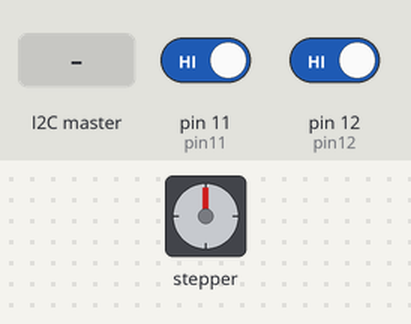
A sketch run on a simulated Arduino Uno, built with avr-gcc and run on an emulated ATmega328P. Shown: stepper motor. The test bench sets the inputs (shaded band); at power-on: pin 11 (pin11) HIGH, pin 12 (pin12) HIGH. Stepper angles assume 200 steps per turn.

Above: at 1.2 s.
1.3 s: pin 11 (pin11) driven LOW
At 3.25 s:
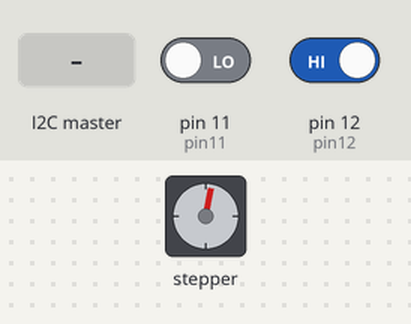
4.3 s: the I2C master sends the byte 2
At 4.82 s:
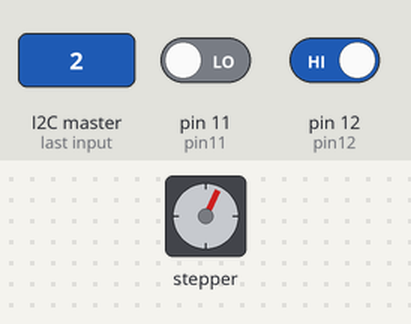
7.3 s: the I2C master sends the byte 0
10.3 s: the I2C master sends the byte 90
13.3 s: pin 12 (pin12) driven LOW
At 13.3 s:
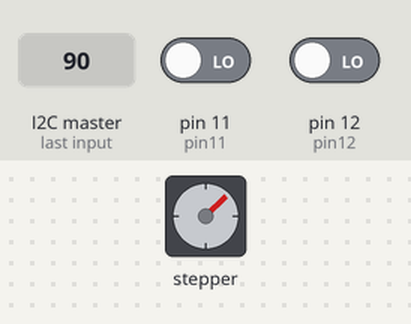
14.8 s: pin 12 (pin12) driven HIGH
At 15.25 s:
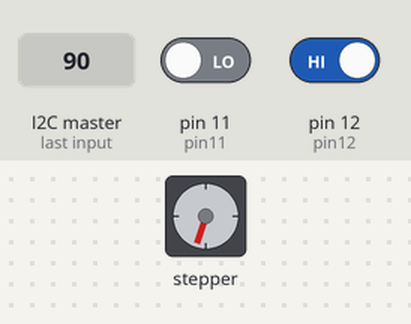
Timing chart, 0 to 24.1 s (numbered marks = the images above; inputs shaded):
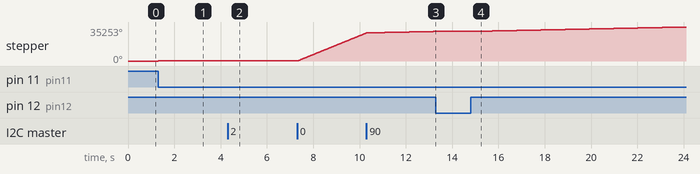

The sketch:

UNO_motor_de_passo.ino
```cpp
#include <Stepper.h>
#include <Wire.h>

int spd = 1;
float spd_lento = 1;
int pin11 = 11;
int pin12 = 12;
Stepper myStepper(200, 10, 9, 8, 7 );

void receiveEvent() {
  spd = Wire.read();    // receive byte as an integer
}

void setup() {
  Wire.begin(54);
  Wire.onReceive(receiveEvent);
  Serial.begin(9600);
  myStepper.setSpeed(100);
  pinMode(pin11, INPUT);
  pinMode(pin12, INPUT);
}

void loop() {

  //Situação desligado
  while(!digitalRead(pin11) && !digitalRead(pin12)){
    digitalWrite(10, HIGH);
    digitalWrite(9, HIGH);
    digitalWrite(8, HIGH);
    digitalWrite(7, HIGH);
  }

  //Situação motor de passo baixa velocidade
  while(digitalRead(pin11) && !digitalRead(pin12)){
     myStepper.setSpeed(1);
     myStepper.step(1);
     spd_lento = spd / 200.0;
     delay(300.0/spd_lento);
  }

  //Situação motor de passo alta velocidade
  while(!digitalRead(pin11) && digitalRead(pin12)){
    myStepper.setSpeed(spd);
    myStepper.step(1);
  }
}
```

Measured:
- after the input at 1.3 s, stepper: keeps turning clockwise at about 7°/s, starting at once
- after the input at 13.3 s, stepper: stops changing and stays 30646°
- after the input at 14.8 s, stepper: keeps turning clockwise at about 495°/s, starting at once
